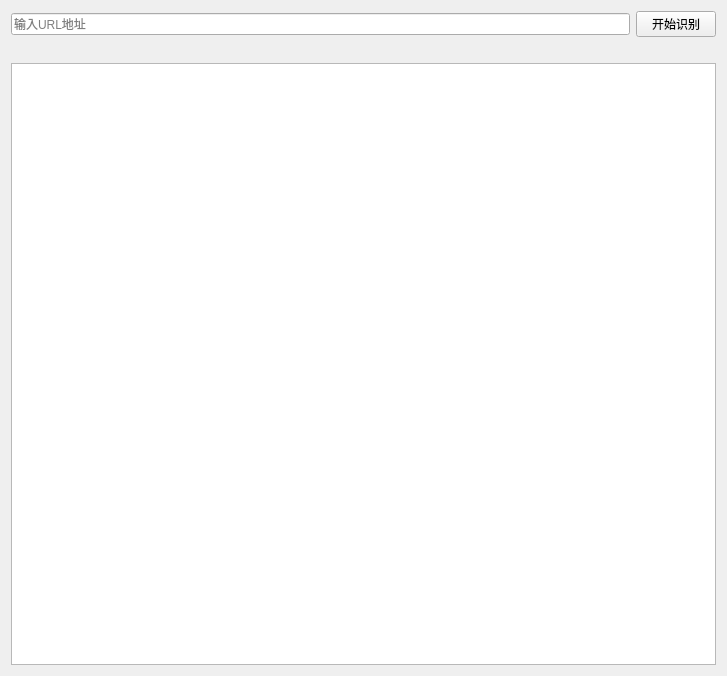
<?xml version="1.0" encoding="UTF-8"?>
<ui version="4.0">
 <class>urlRecognize</class>
 <widget class="QWidget" name="urlRecognize">
  <property name="geometry">
   <rect>
    <x>0</x>
    <y>0</y>
    <width>727</width>
    <height>676</height>
   </rect>
  </property>
  <property name="windowTitle">
   <string>Form</string>
  </property>
  <layout class="QVBoxLayout" name="verticalLayout">
   <item>
    <layout class="QHBoxLayout" name="horizontalLayout">
     <item>
      <widget class="QLineEdit" name="urlPath">
       <property name="placeholderText">
        <string>输入URL地址</string>
       </property>
      </widget>
     </item>
     <item>
      <widget class="QPushButton" name="startRecognize">
       <property name="text">
        <string>开始识别</string>
       </property>
      </widget>
     </item>
    </layout>
   </item>
   <item>
    <widget class="QLabel" name="image">
     <property name="text">
      <string/>
     </property>
    </widget>
   </item>
   <item>
    <widget class="QTableWidget" name="tableWidget"/>
   </item>
  </layout>
 </widget>
 <resources/>
 <connections/>
</ui>
